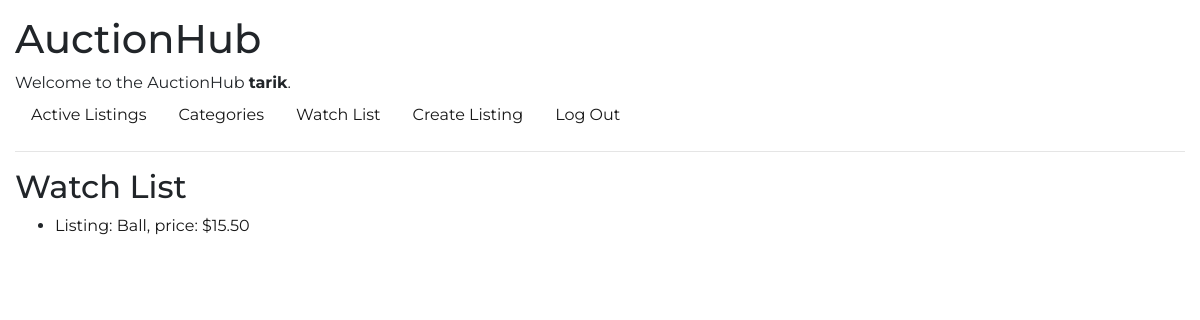
Before: /watch_list/ (signed in) with the older database file.
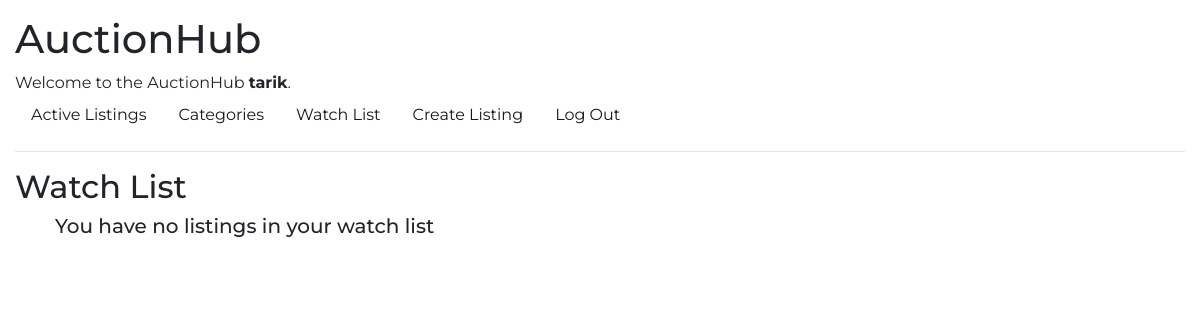
After: the same page with the newer database file.
### auctions/models.py (models this page shows)
class User(AbstractUser):
    pass

class WatchList(models.Model):
    user = models.ForeignKey(User, null=False, on_delete=models.CASCADE, related_name="watch_list")
    listing = models.ForeignKey(Listing, on_delete=models.CASCADE, null=True, related_name="listings")

class Listing(models.Model):
    title = models.CharField(max_length=64)
    description = models.CharField(max_length = 256)
    starting_bid = models.DecimalField(max_digits=20, decimal_places=2)
    current_price = models.DecimalField(max_digits=20, decimal_places=2)
    image_url = models.URLField(null=True, blank=True) #optionally add url field
    category = models.CharField(max_length=64, choices=CATEGORIES, default=CATEGORIES[5][1])
    active = models.BooleanField(default = True) #if the listing is active, default active
    seller = models.ForeignKey(User, null=False, on_delete=models.CASCADE, related_name="listing_sold")
    buyer = models.ForeignKey(User, null=True, on_delete=models.CASCADE, related_name="listing_bought")

### auctions/views.py (the view)
# urls.py: path("watch_list/", views.watch_list, name="watch_list")
@login_required(login_url='login')
def watch_list(request):
    if request.method == "GET":
        user = request.user
        watch_lists = WatchList.objects.filter(user=user)
        return render(request, "auctions/watch_list.html", {
            "watch_lists": watch_lists
        })

### auctions/templates/auctions/watch_list.html
{% extends "auctions/layout.html" %}
{% block body %}
    <h2>Watch List</h2>
    <ul>
    {% for watch_list in watch_lists %}
    <li><a href="../listing/{{ watch_list.listing.title }}">
        <div>
            <p> Listing: {{ watch_list.listing.title }}, price:  ${{ watch_list.listing.current_price }}</p>
            <br>
        </div>
    </li></a>
    {% endfor %}
    {% if watch_lists.count == 0 %}
        <h5>You have no listings in your watch list</h5>
    {% endif %}
    </ul>
{% endblock %}

### auctions/templates/auctions/layout.html (shortened to what this page needs)
{% load static %}
<!DOCTYPE html>
<html lang="en">
    <head>
        <link rel="stylesheet" href="https://stackpath.bootstrapcdn.com/bootstrap/4.4.1/css/bootstrap.min.css">
        <link href="{% static 'auctions/styles.css' %}" rel="stylesheet">
    </head>
    <body>
        <h1>AuctionHub</h1>
        <div>
            {% if user.is_authenticated %}
                Welcome to the AuctionHub <strong>{{ user.username }}</strong>.
            {% else %}
                Not signed in.
            {% endif %}
        </div>
        <ul class="nav">
            <li class="nav-item">
                <a class="nav-link" href="{% url 'index' %}">Active Listings</a>
            </li>
            <li class="nav-item">
                <a class="nav-link" href="{% url 'categories' %}">Categories</a>
            </li>
            {% if user.is_authenticated %}
                <li class="nav-item">
                    <a class="nav-link" href="{% url 'watch_list' %}">Watch List</a>
                </li>
                <li class="nav-item">
                    <a class="nav-link" href="{% url 'create_listing' %}">Create Listing</a>
                </li>
                <li class="nav-item">
                    <a class="nav-link" href="{% url 'logout' %}">Log Out</a>
                </li>
            {% endif %}
        </ul>
        <hr>
        {% block body %}
        {% endblock %}
    </body>
</html>

### auctions/static/auctions/styles.css (style rules this page uses)
body { padding: 15px; font-family: 'Montserrat'; font-size: 16px; }
a { color: rgb(24,24,24); text-decoration: none; }

Changed rows visible on the page:
removed WatchList: listing "Ball", listing.current_price "15.50"
Other visible differences:
text now shown: "You have no listings in your watch list"
